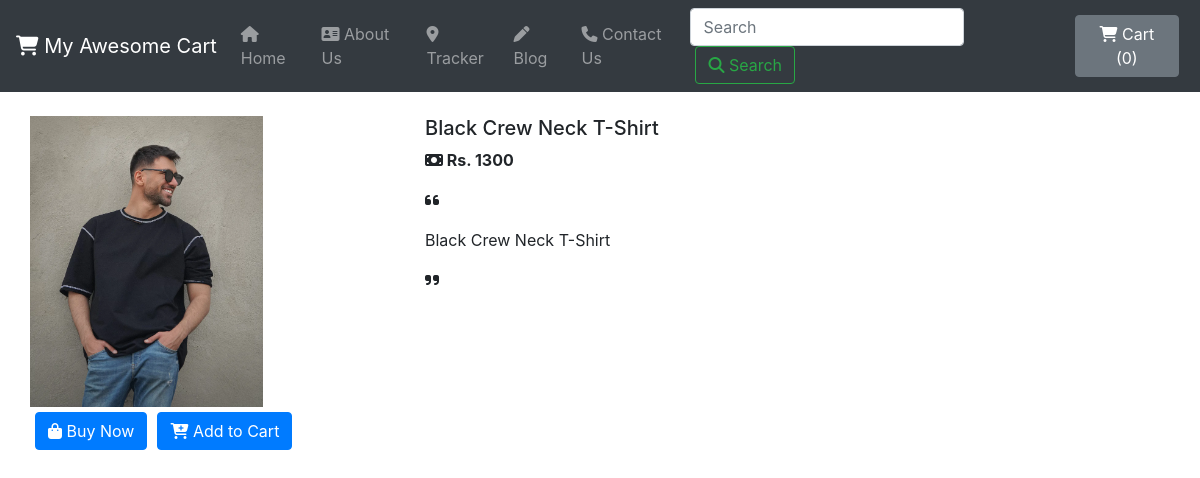
The app's page /shop/products/16, older data.
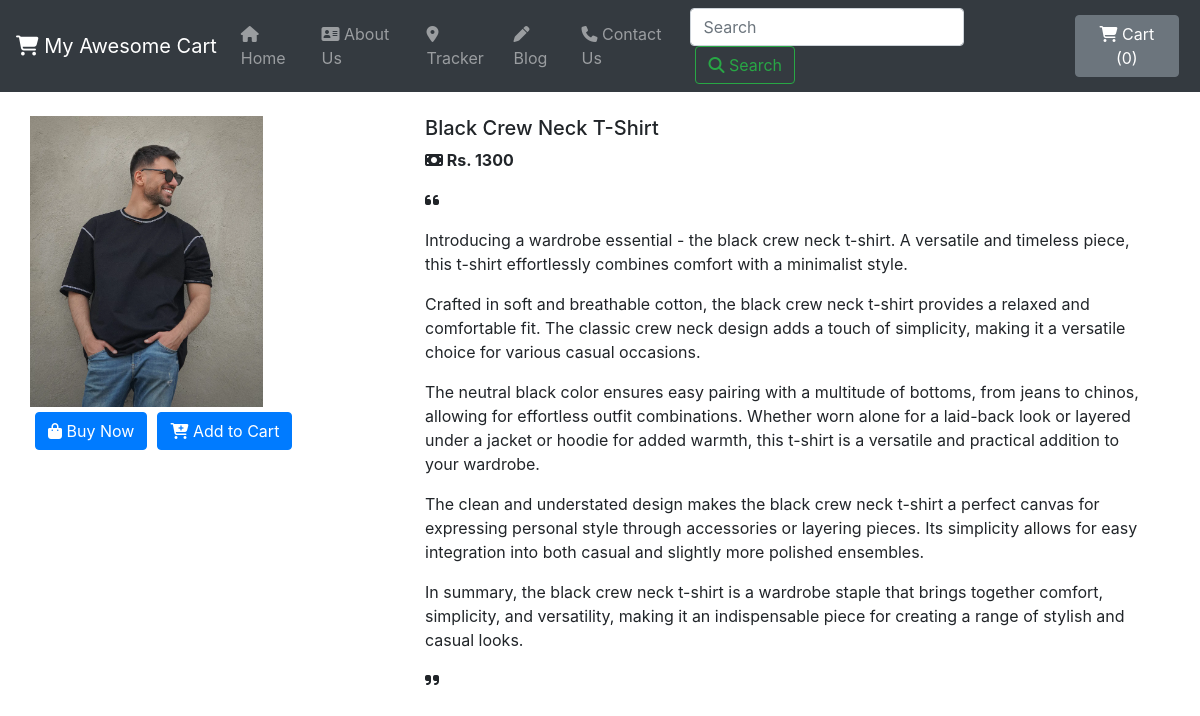
The same page, newer data.
### shop/models.py (models this page shows, shortened)
class Product(models.Model):
    product_id = models.AutoField
    product_name = models.CharField(max_length=26)
    category = models.CharField(max_length=50, default="")
    subcategory = models.CharField(max_length=50, default="")
    price = models.IntegerField(default=0)
    desc = models.TextField(max_length=4000, default="No description Provided.")
    pub_date = models.DateField()
    image = models.ImageField(upload_to="shop/images", default="")

### shop/views.py (the view)
# urls.py: path('products/<int:myid>', views.productView, name="ProductView"),
def productView(request, myid):
    product = Product.objects.filter(id=myid)
    return render(request, "shop/prodview.html", {'product': product[0]})

### shop/templates/shop/prodview.html (shortened to what this page needs)
{% extends 'shop/basic.html' %}
{% block body %}
<div class="container my-4">
    <div class="row">
        <div class="col-md-4">
            <div class="row">
        <img src="/media/{{ product.image }}" width="233px" >
            </div>
                <div class="row">
                    <button class="btn btn-primary"><i class="fas fa-shopping-bag"></i> Buy Now</button>
                    <button class="btn btn-primary"><i class="fa-solid fa-cart-plus"></i> Add to Cart</button>
                </div>
        </div>
            <div class="col-md-8">
        <h5>{{ product.product_name }}</h5>
        <p><strong><i class="fa-solid fa-money-bill"></i> Rs. {{ product.price }}</strong></p>
        <p><i class="fa-solid fa-quote-left"></i> {{ product.desc|linebreaks }}<i class="fa-solid fa-quote-right"></i></p>
            </div>
    </div>
</div>
{% endblock %}

Row changes from the older to the newer data that the page shows:
changed Product "Black Crew Neck T-Shirt": desc "Black Crew Neck T-Shirt" → "Introducing a wardrobe essential - the black crew neck t-shirt. A versatile and timeless piece, this t-shirt effortlessly combines comfort with a minimalist style. Crafted in soft and breathable cotton, the black crew neck t-shirt provides a relaxed and comfortable fit. The classic crew neck design adds a touch of simplicity, making it a versatile choice for various casual occasions. The neutral black color ensures easy pairing with a multitude of bottoms, from jeans to chinos, allowing for effortless outfit combinations. Whether worn alone for a laid-back look or layered under a jacket or hoodie for added warmth, this t-shirt is a versatile and practical addition to your wardrobe. The…"
